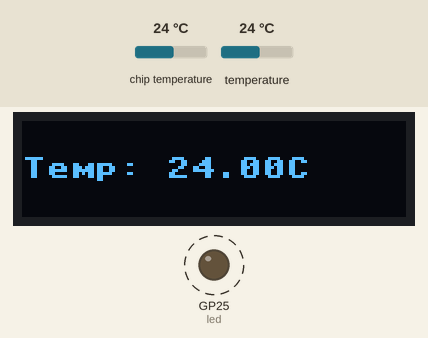
A program run on a simulated Raspberry Pi Pico running MicroPython. Shown: 128×32 one-colour display, output pins drawn as LEDs (lit = HIGH). Dashed ring = blinking. Inputs (shaded band) come from the test bench; at power-on: temperature 24 °C, chip temperature 24 °C. What the program prints to the serial console is not drawn.

Above: at 1.6 s.
1.7 s: temperature set to 12 °C
At 2.8 s:
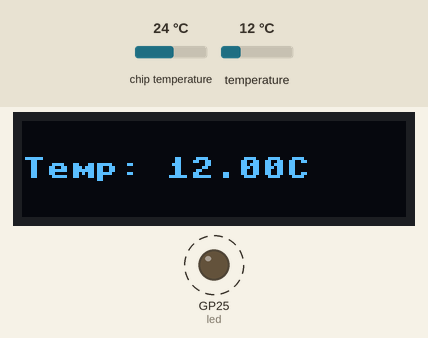
5.9 s: temperature set to 19 °C
At 6.9 s:
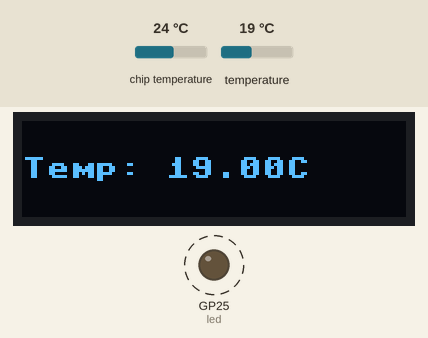
8.6 s: temperature set to 28 °C
At 9.6 s:
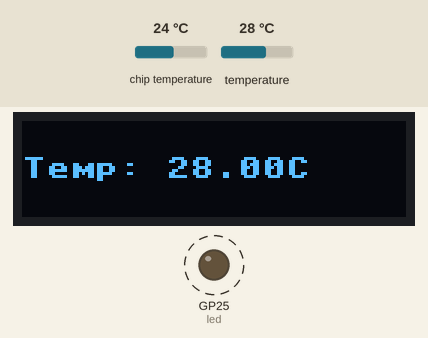
Timing chart, 0 to 17.7 s (numbered marks = the images above; inputs shaded):
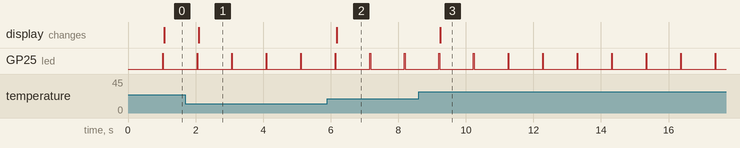

The program:

temperature.py
```python
# https://youtu.be/l90pn_LpaLc
# Please subscribe to https://www.youtube.com/spidermaf to support my channel

from machine import Pin, I2C
import time
# below from:  https://gist.github.com/futureshocked/287606dd7556a82c90f86473a6cf2ed0
import BME280
from ssd1306 import SSD1306_I2C

led = Pin(25, Pin.OUT)
led.off

i2cbus1=I2C(0,sda=Pin(0), scl=Pin(1))

devices=i2cbus1.scan()
for i in devices:
    print(hex(i))

oled = SSD1306_I2C(128, 32, i2cbus1)

oled.text("Temperature", 0, 0)
oled.show()
count=0;
oled.show()

sensor_temp = machine.ADC(4)
conversion_factor = 3.3 / (65535)
bme = BME280.BME280(i2c=i2cbus1)


def internalTemp():
    reading = sensor_temp.read_u16() * conversion_factor
    temperature = 27 - (reading - 0.706)/0.001721
    return temperature

while True:
    count+=1
    for i in range(60):
        time.sleep(.98)
        led.toggle()
        time.sleep(.02)
        led.toggle()
        tempstr="Temp: " + str(bme.temperature)
        print("int:"+str(internalTemp()) + tempstr)
        oled.fill(0)
        oled.text(tempstr, 0, 12)
        oled.show()
```

Measured:
- after the input at 1.7 s, the display: changes after 0.39 s (image 1)
- after the input at 5.9 s, the display: changes after 0.28 s (image 2)
- after the input at 8.6 s, the display: changes after 0.65 s (image 3)
- by itself, GP25 (led): alternates HIGH for 0.02 s and LOW for 1.0 s
